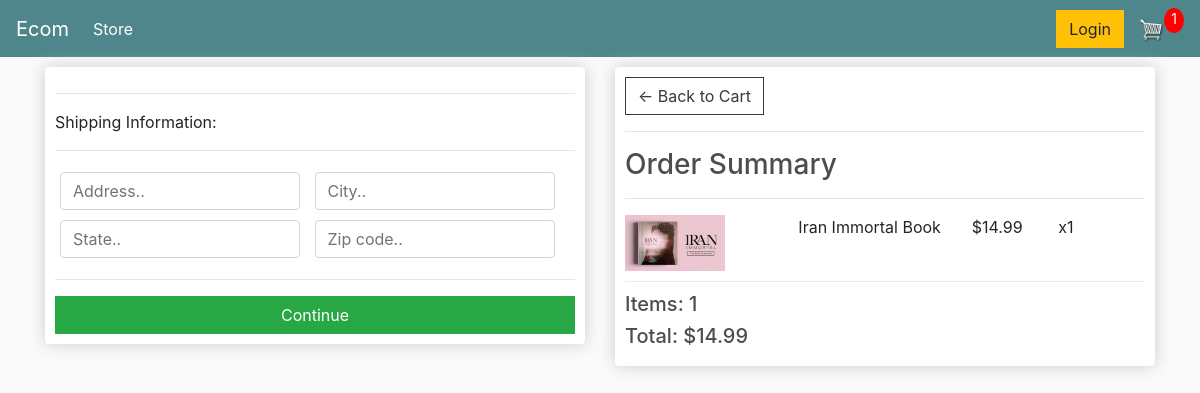
Screenshot of /checkout/ (signed in) with the database file from the repository.
### store/models.py (models this page shows, shortened)
class OrderItem(models.Model):
    product = models.ForeignKey(Product, on_delete=models.SET_NULL, blank=True, null=True)
    order = models.ForeignKey(Order, on_delete=models.SET_NULL, blank=True, null=True)
    quantity = models.IntegerField(default=0, null=True, blank=True)
    date_added = models.DateTimeField(auto_now_add=True)
    objects = models.Manager()
    @property
    def get_total(self):
        total = self.product.price * self.quantity
        return total

class Product(models.Model):
    name = models.CharField(max_length=200, null=True)
    price = models.DecimalField(max_digits=7, decimal_places=2)
    digital = models.BooleanField(default=False, null=True, blank=False)
    image = models.ImageField(null=True, blank=True)
    objects = models.Manager()
    @property
    def imageURL(self):
        try:
            url = self.image.url
        except:
            url = ''
        return url

class Order(models.Model):
    customer = models.ForeignKey(Customer, on_delete=models.SET_NULL, blank=True, null=True)
    date_ordered = models.DateTimeField(auto_now_add=True)
    complete = models.BooleanField(default=False, null=True, blank=False)
    transaction_id = models.CharField(max_length=200, null=True)
    objects = models.Manager()
    @property
    def shipping(self):
        shipping=False
        orderitems = self.orderitem_set.all()
        for i in orderitems:
            if i.product.digital == False:
                shipping = True
        return shipping
    @property
    def get_cart_total(self):
        orderitems = self.orderitem_set.all()
        total = sum([item.get_total for item in orderitems])
        return total
    @property
    def get_cart_items(self):
        orderitems = self.orderitem_set.all()
        total = sum([item.quantity for item in orderitems])
        return total

### store/views.py (the view)
# urls.py: path('checkout/', views.checkout, name='checkout'),
def checkout(request):
    data = cartData(request)
    cartItems = data['cartItems']
    order = data['order']
    items = data['items']
    context = {'items':items, 'order':order, 'cartItems':cartItems, 'shipping':False}
    return render(request,'store/checkout.html',context)

### store/utils.py (called while the page is built)
def cartData(request):
    if request.user.is_authenticated:
        customer = request.user.customer
        order, created = Order.objects.get_or_create(customer=customer, complete=False)
        items = order.orderitem_set.all()
        cartItems = order.get_cart_items
    else:
        cookieData = cookieCart(request)
        cartItems = cookieData['cartItems']
        order = cookieData['order']
        items = cookieData['items']
    return{'cartItems':cartItems, 'order':order, 'items':items}

### store/templates/store/checkout.html (shortened to what this page needs)
{% extends 'store/main.html' %}
{% load static %}
{% block body %}
    <div class="row">
        <div class="col-lg-6">
            <div class="box-element" id="form-wrapper">
                <form id="form">
					<div id="shipping-info">
						<hr>
						<p>Shipping Information:</p>
						<hr>
						<div class="form-field">
							<input class="form-control" type="text" name="address" placeholder="Address..">
						</div>
						<div class="form-field">
							<input class="form-control" type="text" name="city" placeholder="City..">
						</div>
						<div class="form-field">
							<input class="form-control" type="text" name="state" placeholder="State..">
						</div>
						<div class="form-field">
							<input class="form-control" type="text" name="zipcode" placeholder="Zip code..">
						</div>
					</div>
					<hr>
					<input id="form-button" class="btn btn-success btn-block" type="submit" value="Continue">
				</form>
            </div>
            <br>
        </div>
        <div class="col-lg-6">
            <div class="box-element">
				<a  class="btn btn-outline-dark" href="{% url 'cart' %}">&#x2190; Back to Cart</a>
				<hr>
				<h3>Order Summary</h3>
				<hr>
				{% for item in items %}
				<div class="cart-row">
					<div style="flex:2"><img class="row-image" src="{{item.product.imageURL}}"></div>
					<div style="flex:2"><p>{{item.product.name}}</p></div>
					<div style="flex:1"><p>${{item.product.price}}</p></div>
					<div style="flex:1"><p>x{{item.quantity}}</p></div>
				</div>
				{% endfor %}
				<h5>Items:   {{order.get_cart_items}}</h5>
				<h5>Total:   ${{order.get_cart_total|floatformat:2}}</h5>
			</div>
        </div>
    </div>
{% endblock body %}

### static/css/main.css (style rules this page uses)
body { background-color: hsl(0, 0%, 98%); }
h1,h2,h3,h4,h5,h6 { color:hsl(0, 0%, 30%); }
.box-element { box-shadow:hsl(0, 0%, 80%) 0 0 16px; background-color: #fff; border-radius: 4px; padding: 10px; }
.col-lg-4, .col-lg-6, .col-lg-8, .col-lg-12 { margin-top: 10px; }
.btn { border-radius: 0; }
.row-image { width: 100px; }
.form-field { width:250px; display: inline-block; padding: 5px; }
.cart-row { display: flex; align-items: flex-stretch; padding-bottom: 10px; margin-bottom: 10px; border-bottom: 1px solid #ececec; }

### rows the page displays
OrderItem: product.imageURL (picture), product.name "Iran Immortal Book", product.price "14.99", quantity "1"
Order: get_cart_items "1", get_cart_total "14.99"

### other values shown
{{ cartItems }} "1"
